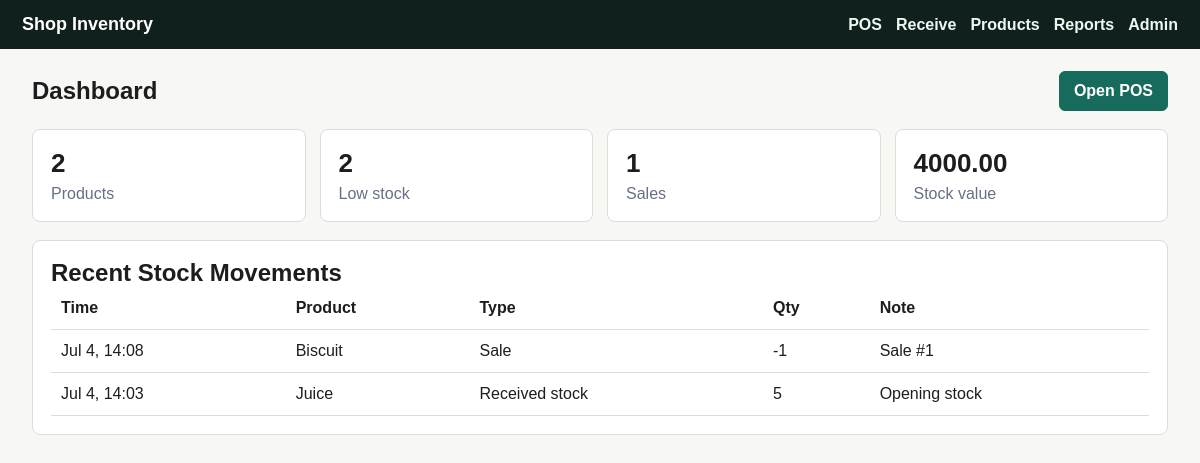
The page / on the database its author committed.
### inventory/models.py (models this page shows, shortened)
class StockMovement(models.Model):
    RECEIVE = "receive"
    SALE = "sale"
    ADJUSTMENT = "adjustment"
    RETURN = "return"
    MOVEMENT_TYPES = [
        (RECEIVE, "Received stock"),
        (SALE, "Sale"),
        (ADJUSTMENT, "Adjustment"),
        (RETURN, "Return"),
    ]
    product = models.ForeignKey(Product, related_name="movements", on_delete=models.PROTECT)
    movement_type = models.CharField(max_length=20, choices=MOVEMENT_TYPES)
    quantity = models.IntegerField()
    note = models.CharField(max_length=240, blank=True)
    created_at = models.DateTimeField(default=timezone.now)
    class Meta:
        ordering = ["-created_at"]

class Product(models.Model):
    name = models.CharField(max_length=180)
    barcode = models.CharField(max_length=80, unique=True, db_index=True)
    category = models.ForeignKey(Category, on_delete=models.SET_NULL, blank=True, null=True)
    cost_price = models.DecimalField(max_digits=12, decimal_places=2, default=Decimal("0.00"))
    selling_price = models.DecimalField(max_digits=12, decimal_places=2, validators=[MinValueValidator(0)])
    reorder_level = models.PositiveIntegerField(default=5)
    is_active = models.BooleanField(default=True)
    created_at = models.DateTimeField(auto_now_add=True)
    updated_at = models.DateTimeField(auto_now=True)
    class Meta:
        ordering = ["name"]
    @property
    def stock_on_hand(self):
        total = self.movements.aggregate(total=Sum("quantity"))["total"]
        return total or 0
    @property
    def is_low_stock(self):
        return self.stock_on_hand <= self.reorder_level

### inventory/views.py (the view)
# urls.py: path("", views.dashboard, name="dashboard"),
def dashboard(request):
    products = Product.objects.all()
    stock_values = [
        product.stock_on_hand * product.selling_price
        for product in products
    ]
    context = {
        "product_count": products.count(),
        "low_stock_count": sum(1 for product in products if product.is_low_stock),
        "sale_count": Sale.objects.count(),
        "stock_value": sum(stock_values, Decimal("0.00")),
        "recent_movements": StockMovement.objects.select_related("product")[:8],
    }
    return render(request, "inventory/dashboard.html", context)

### templates/inventory/dashboard.html (shortened to what this page needs)
{% extends "base.html" %}
{% block content %}
<section class="heading">
  <h1>Dashboard</h1>
  <a class="button primary" href="{% url 'pos' %}">Open POS</a>
</section>
<section class="stats">
  <article><span>{{ product_count }}</span><p>Products</p></article>
  <article><span>{{ low_stock_count }}</span><p>Low stock</p></article>
  <article><span>{{ sale_count }}</span><p>Sales</p></article>
  <article><span>{{ stock_value }}</span><p>Stock value</p></article>
</section>
<section class="panel">
  <h2>Recent Stock Movements</h2>
  <table>
    <thead><tr><th>Time</th><th>Product</th><th>Type</th><th>Qty</th><th>Note</th></tr></thead>
    <tbody>
      {% for movement in recent_movements %}
        <tr>
          <td>{{ movement.created_at|date:"M j, H:i" }}</td>
          <td>{{ movement.product.name }}</td>
          <td>{{ movement.get_movement_type_display }}</td>
          <td>{{ movement.quantity }}</td>
          <td>{{ movement.note }}</td>
        </tr>
      {% empty %}
        <tr><td colspan="5">No stock movements yet.</td></tr>
      {% endfor %}
    </tbody>
  </table>
</section>
{% endblock %}

### templates/base.html (shortened to what this page needs)
{% load static %}
<!doctype html>
<html lang="en">
<head>
  <link rel="stylesheet" href="{% static 'inventory/styles.css' %}">
</head>
<body>
  <header class="topbar">
    <a class="brand" href="{% url 'dashboard' %}">Shop Inventory</a>
    <nav>
      <a href="{% url 'pos' %}">POS</a>
      <a href="{% url 'receive_stock' %}">Receive</a>
      <a href="{% url 'product_list' %}">Products</a>
      <a href="{% url 'reports' %}">Reports</a>
      <a href="/admin/">Admin</a>
    </nav>
  </header>
  <main class="page">
    {% block content %}{% endblock %}
  </main>
</body>
</html>

### static/inventory/styles.css (style rules this page uses)
:root { color-scheme: light; --bg: #f7f7f4; --panel: #ffffff; --ink: #1b1d1f; --muted: #667085; --line: #d9ded7; --accent: #176b5c; --accent-dark: #0f4f44; --danger: #a23b3b; }
* { box-sizing: border-box; }
body { margin: 0; background: var(--bg); color: var(--ink); font-family: Arial, Helvetica, sans-serif; }
a { color: var(--accent); text-decoration: none; }
.topbar { align-items: center; background: #10201d; color: white; display: flex; gap: 24px; justify-content: space-between; padding: 14px 22px; }
.brand { color: white; font-size: 18px; font-weight: 700; }
.topbar nav { display: flex; flex-wrap: wrap; gap: 14px; }
.topbar nav a { color: #eef7f4; font-weight: 600; }
.page { margin: 0 auto; max-width: 1180px; padding: 22px; }
.heading { align-items: center; display: flex; gap: 16px; justify-content: space-between; margin-bottom: 18px; }
h1, h2 { margin: 0; }
.panel, .stats article { background: var(--panel); border: 1px solid var(--line); border-radius: 8px; }
.panel { padding: 18px; }
.stats { display: grid; gap: 14px; grid-template-columns: repeat(4, minmax(0, 1fr)); margin-bottom: 18px; }
.stats article { padding: 18px; }
.stats span { display: block; font-size: 26px; font-weight: 800; }
.stats p { color: var(--muted); margin: 6px 0 0; }
table { border-collapse: collapse; width: 100%; }
th, td { border-bottom: 1px solid var(--line); padding: 12px 10px; text-align: left; vertical-align: top; }
.button, button { background: #eef2f0; border: 1px solid var(--line); border-radius: 6px; color: var(--ink); cursor: pointer; display: inline-block; font: inherit; font-weight: 700; padding: 10px 14px; }
.button.primary, button.primary { background: var(--accent); border-color: var(--accent); color: white; }

### rows shown on the page
StockMovement: created_at "Jul 4, 14:08", product.name "Biscuit", movement_type "Sale", quantity "-1", note "Sale #1"
StockMovement: created_at "Jul 4, 14:03", product.name "Juice", movement_type "Received stock", quantity "5", note "Opening stock"

### other values the page prints
{{ product_count }} "2"
{{ low_stock_count }} "2"
{{ sale_count }} "1"
{{ stock_value }} "4000.00"
